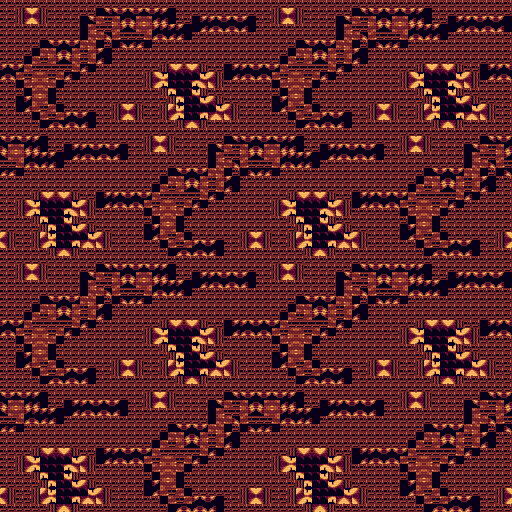

Below is a game level as drawn by its tile map, then a one-line description and the .tmx file that defines it, in full:
An orthogonal 32x32 tile map with 16x16 px tiles, 1 tile layer (Tile Layer 1).

<map version="1.5" tiledversion="2021.03.23" orientation="orthogonal" renderorder="right-down" width="32" height="32" tilewidth="16" tileheight="16" infinite="0" nextlayerid="2" nextobjectid="1">
 <tileset firstgid="1" source="SZED16.tsx" />
 <layer id="1" name="Tile Layer 1" width="32" height="32">
  <data encoding="csv">
3111,3112,3113,3111,3111,3111,3114,3115,3115,3115,3116,3111,3111,3111,3111,3111,3111,3112,3113,3111,3111,3111,3114,3115,3115,3115,3116,3111,3111,3111,3111,3111,
3111,3117,3118,3111,3111,3119,3120,3121,3122,3121,3123,3116,3124,3125,3125,3126,3111,3117,3118,3111,3111,3119,3120,3121,3122,3121,3123,3116,3124,3125,3125,3126,
3111,3111,3127,3115,3115,3128,3129,3130,3131,3132,3133,3134,3111,3111,3111,3111,3111,3111,3127,3115,3115,3128,3129,3130,3131,3132,3133,3134,3111,3111,3111,3111,
3111,3127,3135,3121,3122,3136,3126,3111,3111,3111,3111,3111,3111,3111,3111,3111,3111,3127,3135,3121,3122,3136,3126,3111,3111,3111,3111,3111,3111,3111,3111,3111,
3125,3137,3138,3139,3140,3134,3111,3111,3111,3112,3141,3142,3143,3113,3124,3125,3125,3137,3138,3139,3140,3134,3111,3111,3111,3112,3141,3142,3143,3113,3124,3125,
3111,3144,3145,3146,3111,3111,3111,3111,3111,3117,3147,3148,3149,3118,3111,3111,3111,3144,3145,3146,3111,3111,3111,3111,3111,3117,3147,3148,3149,3118,3111,3111,
3111,3124,3150,3151,3111,3111,3111,3112,3113,3111,3152,3153,3154,3143,3113,3111,3111,3124,3150,3151,3111,3111,3111,3112,3113,3111,3152,3153,3154,3143,3113,3111,
3111,3111,3144,3155,3125,3126,3111,3117,3118,3111,3117,3156,3157,3158,3118,3111,3111,3111,3144,3155,3125,3126,3111,3117,3118,3111,3117,3156,3157,3158,3118,3111,
3115,3115,3116,3111,3111,3111,3111,3111,3111,3112,3113,3111,3111,3111,3114,3115,3115,3115,3116,3111,3111,3111,3111,3111,3111,3112,3113,3111,3111,3111,3114,3115,
3122,3121,3123,3116,3124,3125,3125,3126,3111,3117,3118,3111,3111,3119,3120,3121,3122,3121,3123,3116,3124,3125,3125,3126,3111,3117,3118,3111,3111,3119,3120,3121,
3131,3132,3133,3134,3111,3111,3111,3111,3111,3111,3127,3115,3115,3128,3129,3130,3131,3132,3133,3134,3111,3111,3111,3111,3111,3111,3127,3115,3115,3128,3129,3130,
3111,3111,3111,3111,3111,3111,3111,3111,3111,3127,3135,3121,3122,3136,3126,3111,3111,3111,3111,3111,3111,3111,3111,3111,3111,3127,3135,3121,3122,3136,3126,3111,
3111,3112,3141,3142,3143,3113,3124,3125,3125,3137,3138,3139,3140,3134,3111,3111,3111,3112,3141,3142,3143,3113,3124,3125,3125,3137,3138,3139,3140,3134,3111,3111,
3111,3117,3147,3148,3149,3118,3111,3111,3111,3144,3145,3146,3111,3111,3111,3111,3111,3117,3147,3148,3149,3118,3111,3111,3111,3144,3145,3146,3111,3111,3111,3111,
3113,3111,3152,3153,3154,3143,3113,3111,3111,3124,3150,3151,3111,3111,3111,3112,3113,3111,3152,3153,3154,3143,3113,3111,3111,3124,3150,3151,3111,3111,3111,3112,
3118,3111,3117,3156,3157,3158,3118,3111,3111,3111,3144,3155,3125,3126,3111,3117,3118,3111,3117,3156,3157,3158,3118,3111,3111,3111,3144,3155,3125,3126,3111,3117,
3111,3112,3113,3111,3111,3111,3114,3115,3115,3115,3116,3111,3111,3111,3111,3111,3111,3112,3113,3111,3111,3111,3114,3115,3115,3115,3116,3111,3111,3111,3111,3111,
3111,3117,3118,3111,3111,3119,3120,3121,3122,3121,3123,3116,3124,3125,3125,3126,3111,3117,3118,3111,3111,3119,3120,3121,3122,3121,3123,3116,3124,3125,3125,3126,
3111,3111,3127,3115,3115,3128,3129,3130,3131,3132,3133,3134,3111,3111,3111,3111,3111,3111,3127,3115,3115,3128,3129,3130,3131,3132,3133,3134,3111,3111,3111,3111,
3111,3127,3135,3121,3122,3136,3126,3111,3111,3111,3111,3111,3111,3111,3111,3111,3111,3127,3135,3121,3122,3136,3126,3111,3111,3111,3111,3111,3111,3111,3111,3111,
3125,3137,3138,3139,3140,3134,3111,3111,3111,3112,3141,3142,3143,3113,3124,3125,3125,3137,3138,3139,3140,3134,3111,3111,3111,3112,3141,3142,3143,3113,3124,3125,
3111,3144,3145,3146,3111,3111,3111,3111,3111,3117,3147,3148,3149,3118,3111,3111,3111,3144,3145,3146,3111,3111,3111,3111,3111,3117,3147,3148,3149,3118,3111,3111,
3111,3124,3150,3151,3111,3111,3111,3112,3113,3111,3152,3153,3154,3143,3113,3111,3111,3124,3150,3151,3111,3111,3111,3112,3113,3111,3152,3153,3154,3143,3113,3111,
3111,3111,3144,3155,3125,3126,3111,3117,3118,3111,3117,3156,3157,3158,3118,3111,3111,3111,3144,3155,3125,3126,3111,3117,3118,3111,3117,3156,3157,3158,3118,3111,
3115,3115,3116,3111,3111,3111,3111,3111,3111,3112,3113,3111,3111,3111,3114,3115,3115,3115,3116,3111,3111,3111,3111,3111,3111,3112,3113,3111,3111,3111,3114,3115,
3122,3121,3123,3116,3124,3125,3125,3126,3111,3117,3118,3111,3111,3119,3120,3121,3122,3121,3123,3116,3124,3125,3125,3126,3111,3117,3118,3111,3111,3119,3120,3121,
3131,3132,3133,3134,3111,3111,3111,3111,3111,3111,3127,3115,3115,3128,3129,3130,3131,3132,3133,3134,3111,3111,3111,3111,3111,3111,3127,3115,3115,3128,3129,3130,
3111,3111,3111,3111,3111,3111,3111,3111,3111,3127,3135,3121,3122,3136,3126,3111,3111,3111,3111,3111,3111,3111,3111,3111,3111,3127,3135,3121,3122,3136,3126,3111,
3111,3112,3141,3142,3143,3113,3124,3125,3125,3137,3138,3139,3140,3134,3111,3111,3111,3112,3141,3142,3143,3113,3124,3125,3125,3137,3138,3139,3140,3134,3111,3111,
3111,3117,3147,3148,3149,3118,3111,3111,3111,3144,3145,3146,3111,3111,3111,3111,3111,3117,3147,3148,3149,3118,3111,3111,3111,3144,3145,3146,3111,3111,3111,3111,
3113,3111,3152,3153,3154,3143,3113,3111,3111,3124,3150,3151,3111,3111,3111,3112,3113,3111,3152,3153,3154,3143,3113,3111,3111,3124,3150,3151,3111,3111,3111,3112,
3118,3111,3117,3156,3157,3158,3118,3111,3111,3111,3144,3155,3125,3126,3111,3117,3118,3111,3117,3156,3157,3158,3118,3111,3111,3111,3144,3155,3125,3126,3111,3117
</data>
 </layer>
</map>
